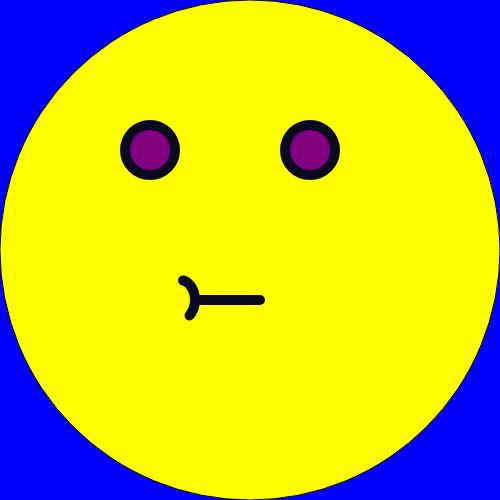
Frame 1 (no input)
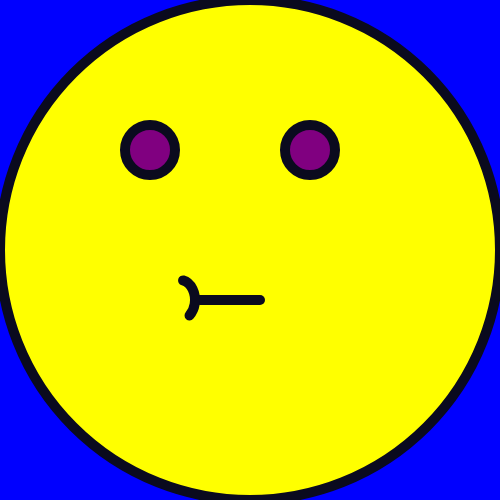
Frame 60 (no input)
Frame 120 (the mouse pressed at the canvas centre since frame 60): identical to frame 60, image omitted

The p5.js sketch that drew these frames (run headless with seeded random() and noise() and a simulated clock; from frame 60 on, the mouse is pressed at the canvas centre):

// p5.js sketch
// ── sketch.js
function setup() {
  createCanvas(500,500);
}

function draw() {
    background(0,0,255);
  fill("yellow")
  ellipse(250,250,500,500);
  fill("purple");
  stroke( 10,10,30);
  strokeWeight(10)
  ellipse(150,150,50,50);
  ellipse(310,150,50,50);
  line(200,300,260,300);
  noFill();
  arc(180,300,30,40,30,45);
}
